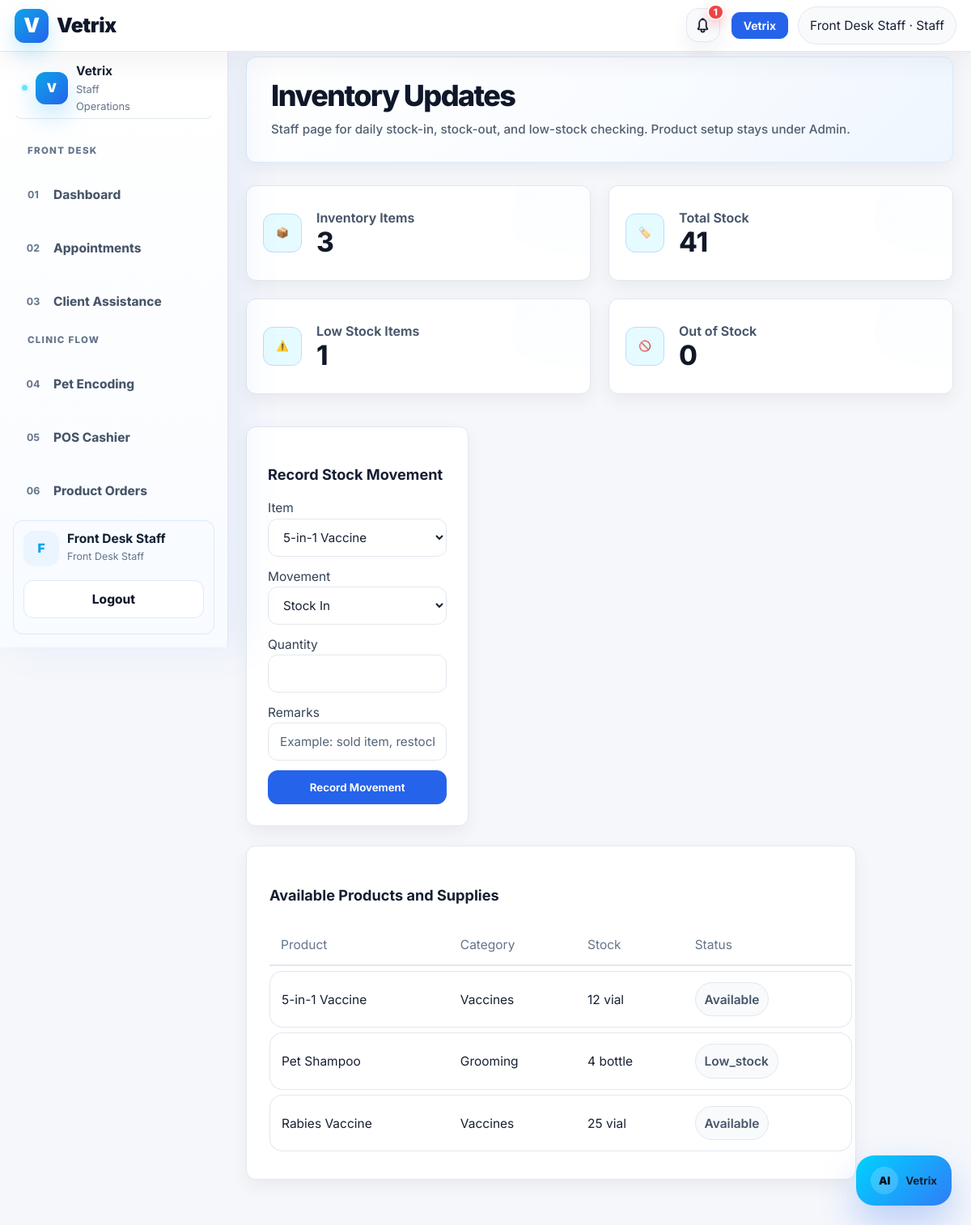
Screenshot of /staff/inventory.php (signed in) with the database file from the repository.
### tables this page shows
CREATE TABLE inventory_items (
    id INT AUTO_INCREMENT PRIMARY KEY,
    sku VARCHAR(60) NULL,
    item_name VARCHAR(120) NOT NULL,
    category VARCHAR(80),
    sale_price DECIMAL(10,2) NOT NULL DEFAULT 0,
    stock_qty INT DEFAULT 0,
    unit VARCHAR(40),
    reorder_level INT DEFAULT 5,
    status ENUM('available','low_stock','out_of_stock','inactive') DEFAULT 'available',
    created_at TIMESTAMP DEFAULT CURRENT_TIMESTAMP,
    updated_at TIMESTAMP NULL DEFAULT NULL ON UPDATE CURRENT_TIMESTAMP
);

### staff/inventory.php (the view, shortened to what this page needs)
<?php
require_once "../config/database.php";
require_once "../includes/functions.php";
include "../includes/header.php";
include "../includes/navbar.php";
$items=$conn->query("SELECT * FROM inventory_items ORDER BY item_name");
$summary=$conn->query("SELECT COUNT(*) total_items, COALESCE(SUM(stock_qty),0) total_stock, SUM(status='low_stock') low_stock, SUM(status='out_of_stock') out_stock FROM inventory_items")->fetch_assoc();
?>
<div class="layout"><?php include "../includes/staff_sidebar.php"; ?>
<main class="content">
<section class="hero staff-light-hero admin-hero-banner mb-4"><h1>Inventory Updates</h1><p>Staff page for daily stock-in, stock-out, and low-stock checking. Product setup stays under Admin.</p></section>
<div class="dashboard-metric-grid mb-4">
    <div class="dashboard-metric-card">
        <div class="dashboard-metric-icon">📦</div>
        <div><div class="dashboard-metric-label">Inventory Items</div><div class="dashboard-metric-value"><?= (int)$summary['total_items'] ?></div></div>
    </div>
    <div class="dashboard-metric-card">
        <div class="dashboard-metric-icon">🏷️</div>
        <div><div class="dashboard-metric-label">Total Stock</div><div class="dashboard-metric-value"><?= (int)$summary['total_stock'] ?></div></div>
    </div>
    <div class="dashboard-metric-card">
        <div class="dashboard-metric-icon">⚠️</div>
        <div><div class="dashboard-metric-label">Low Stock Items</div><div class="dashboard-metric-value"><?= (int)$summary['low_stock'] ?></div></div>
    </div>
    <div class="dashboard-metric-card">
        <div class="dashboard-metric-icon">🚫</div>
        <div><div class="dashboard-metric-label">Out of Stock</div><div class="dashboard-metric-value"><?= (int)$summary['out_stock'] ?></div></div>
    </div>
</div>
<div class="row g-4">
    <div class="col-lg-4"><div class="soft-card"><h3>Record Stock Movement</h3>
        <form method="POST">
            <label>Item</label>
            <select class="form-select mb-2" name="item_id"><?php $move=$conn->query("SELECT id,item_name FROM inventory_items ORDER BY item_name"); while($i=$move->fetch_assoc()): ?><option value="<?=$i['id']?>"><?=e($i['item_name'])?></option><?php endwhile;?></select>
            <label>Movement</label>
            <select class="form-select mb-2" name="movement_type"><option value="stock_in">Stock In</option><option value="stock_out">Stock Out</option></select>
            <label>Quantity</label>
            <input class="form-control mb-2" name="quantity" type="number" min="1" required>
            <label>Remarks</label>
            <input class="form-control mb-3" name="remarks" placeholder="Example: sold item, restock, used in clinic">
            <button class="btn btn-primary w-100" name="move_stock">Record Movement</button>
        </form>
    </div></div>
    <div class="col-lg-8"><div class="table-card"><h3>Available Products and Supplies</h3><table class="table"><tr><th>Product</th><th>Category</th><th>Stock</th><th>Status</th></tr><?php while($r=$items->fetch_assoc()): ?><tr><td><?=e($r['item_name'])?></td><td><?=e($r['category'])?></td><td><?=e($r['stock_qty'].' '.$r['unit'])?></td><td><?=badge($r['status'])?></td></tr><?php endwhile;?></table></div></div>
</div>
</main></div><?php include "../includes/footer.php"; ?>

### includes/functions.php (shortened to what this page needs)
<?php
function e($value) {
    return htmlspecialchars($value ?? '', ENT_QUOTES, 'UTF-8');
}
function badge($status) {
    $status = strtolower($status ?? '');
    $map = [
        'pending' => 'warning', 'approved' => 'success', 'completed' => 'primary',
        'cancelled' => 'danger', 'active' => 'success', 'inactive' => 'secondary',
        'read' => 'secondary', 'unread' => 'info', 'rejected' => 'danger',
        'in_person_confirmation' => 'info'
    ];
    $class = $map[$status] ?? 'secondary';
    return "<span class='badge text-bg-$class'>" . e(ucfirst($status)) . "</span>";
}
?>

### rows the page displays
inventory_items: item_name "5-in-1 Vaccine", category "Vaccines", stock_qty+unit "12 vial", status "Available"
inventory_items: item_name "Pet Shampoo", category "Grooming", stock_qty+unit "4 bottle", status "Low_stock"
inventory_items: item_name "Rabies Vaccine", category "Vaccines", stock_qty+unit "25 vial", status "Available"

### other values shown
$notifLabel "1"
$_SESSION['full_name'] "Front Desk Staff"
$navRole "Staff"
$section "FRONT DESK"
$link[0] "01"
$link[1] "Dashboard"
$link[0] "02"
$link[1] "Appointments"
$link[0] "03"
$link[1] "Client Assistance"
$section "CLINIC FLOW"
$link[0] "04"
$link[1] "Pet Encoding"
$link[0] "05"
$link[1] "POS Cashier"
